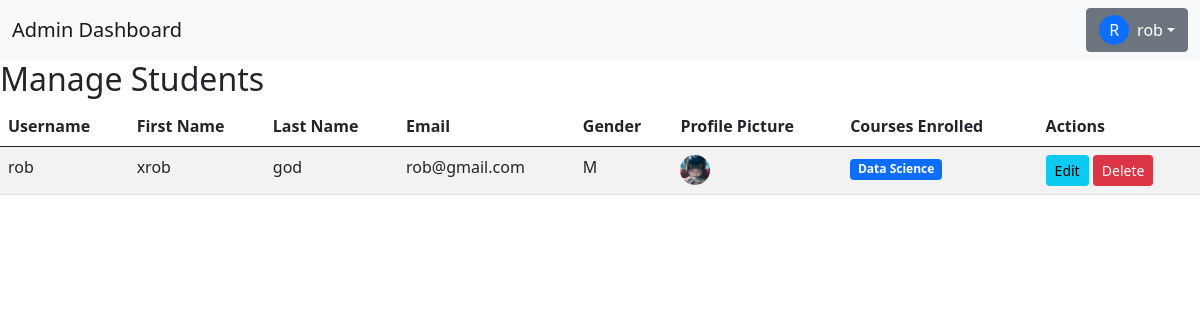
Page /manage_users/ (signed in) on the committed database.
### studentapp/models.py (models this page shows, shortened)
class Student(models.Model):
    user = models.OneToOneField(User, on_delete=models.CASCADE)
    role_choices = (
        ('student', 'Student'),
        ('admin', 'Admin'),
        ('manager', 'Manager'),
    )
    role = models.CharField(max_length=10, choices=role_choices, default='student')
    profile_picture = models.ImageField(upload_to='profile_pics/', blank=True, null=True)
    gender_choices = (
        ('M', 'Male'),
        ('F', 'Female'),
        ('Nb', 'Non-binary'),
    )
    gender = models.CharField(max_length=2, choices=gender_choices, blank=True, null=True)

class Enrollment(models.Model):
    student = models.ForeignKey(Student, on_delete=models.CASCADE)  # Changed to reference Student
    course = models.ForeignKey(Course, on_delete=models.CASCADE)
    date_enrolled = models.DateField(auto_now_add=True)
    is_active = models.BooleanField(default=True)
    class Meta:
        constraints = [
            models.UniqueConstraint(fields=['student', 'course'], name='unique_enrollment')
        ]  # Ensure unique enrollment per student and course

class Course(models.Model):
    name = models.CharField(max_length=100)
    description = models.TextField()
    instructor = models.CharField(max_length=100)
    created_at = models.DateTimeField(auto_now_add=True)
    end_date = models.DateField(default=date.today)  # Default value set here
    image = models.ImageField(upload_to='course_images/', blank=True, null=True)  # New image field

### studentapp/views.py (the view)
# urls.py: path('manage_users/',manage_users, name='manage_users'),
def manage_users(request):
    users = User.objects.all()
    students = Student.objects.filter(role='student')
    students = students.prefetch_related('enrollment_set')
    return render(request, 'manage_users.html', {'users': users, 'students': students})

### studentapp/templates/manage_users.html (shortened to what this page needs)
{% extends 'admin_base.html' %}
{% block start %}
<main>
    <section>
        <h2>Manage Students</h2>
        {% if students %}
        <table class="table table-striped">
            <thead>
                <tr>
                    <th>Username</th>
                    <th>First Name</th>
                    <th>Last Name</th>
                    <th>Email</th>
                    <th>Gender</th>
                    <th>Profile Picture</th>
                    <th>Courses Enrolled</th>
                    <th>Actions</th>
                </tr>
            </thead>
            <tbody>
                {% for student in students %}
                <tr>
                    <td>{{ student.user.username }}</td>
                    <td>{{ student.user.first_name }}</td>
                    <td>{{ student.user.last_name }}</td>
                    <td>{{ student.user.email }}</td>
                    <td>{{ student.gender }}</td>
                    <td>
                        {% if student.profile_picture %}
                        <img src="{{ student.profile_picture.url }}" alt="Profile Picture" class="rounded-circle"
                            style="width: 30px; height: 30px; object-fit: cover;">
                        {% else %}
                        No picture
                        {% endif %}
                    </td>
                    <td>
                        {% for enrollment in student.enrollment_set.all %}
                        <span class="badge bg-primary">{{ enrollment.course.name }}</span><br>
                        {% empty %}
                        No courses enrolled
                        {% endfor %}
                    </td>
                    <td>
                        <a href="{% url 'edit_user' student.user.id %}" class="btn btn-info btn-sm">Edit</a>
                        <form action="{% url 'delete_user' student.user.id %}" method="POST" style="display:inline;">
                            <button type="submit" class="btn btn-danger btn-sm"
                                onclick="return confirm('Are you sure you want to delete this user?')">Delete</button>
                        </form>
                    </td>
                </tr>
                {% endfor %}
            </tbody>
        </table>
        {% else %}
        <p>No students found.</p>
        {% endif %}
    </section>
</main>
{% endblock %}

### studentapp/templates/admin_base.html (shortened to what this page needs)
{% load static %}
<!DOCTYPE html>
<html lang="en">
<head>
    <link rel="stylesheet" href="{% static 'css/dashboard.css' %}">
    <link href="https://cdn.jsdelivr.net/npm/bootstrap@5.0.1/dist/css/bootstrap.min.css" rel="stylesheet"
 />
</head>
<body>
    <nav class="navbar navbar-expand-lg navbar-light bg-light">
        <div class="container-fluid">
            <a class="navbar-brand" href="{% url 'admin_dashboard' %}">Admin Dashboard</a>
            <div class="collapse navbar-collapse" id="navbarNav">
                <ul class="navbar-nav ms-auto">
                    <div class="rl d-flex align-items-center">
                        {% if request.user.is_authenticated %}
                        <div class="notification">
                        </div>
                        <div class="dropdown">
                            <button class="btn btn-secondary dropdown-toggle d-flex align-items-center" type="button"
                                id="userDropdown" data-bs-toggle="dropdown" aria-expanded="false">
                                {% if request.user.student.picture %}
                                <img src="{{ request.user.student.picture.url }}" alt="Profile Picture"
                                    class="rounded-circle me-2" style="width: 30px; height: 30px; object-fit: cover;">
                                {% else %}
                                <span
                                    class="bg-primary text-white rounded-circle d-flex justify-content-center align-items-center me-2"
                                    style="width: 30px; height: 30px; font-size: 1rem;">
                                    {{ request.user.username|slice:":1"|upper }}
                                </span>
                                {% endif %}
                                {{ request.user.username }}
                            </button>
                        </div>
                        {% else %}
                        <a href="/login/" class="btn btn-primary" type="submit">Login</a>
                        {% endif %}
                    </div>
                </ul>
            </div>
        </div>
    </nav>
    {% block start %}
    {% endblock %}
</body>
</html>

### rows in the picture
Student: user.username "rob", user.first_name "xrob", user.last_name "god", user.email "rob@gmail.com", gender "M", profile_picture (picture)
Enrollment: course.name "Data Science"

### other values in the picture
{{ request.user.username|slice:":1"|upper }} "R"
{{ request.user.username }} "rob"
